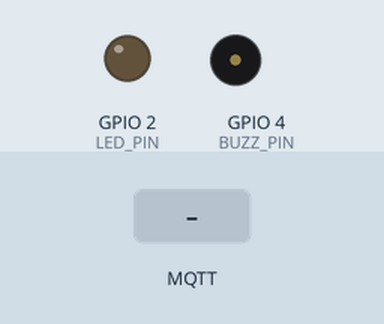
The sketch below on a simulated ESP32. On the bench: output pins drawn as LEDs (lit = HIGH), buzzer (waves = sounding, pin HIGH). The inputs (shaded band) are chosen by the test bench. WiFi joins after 1.5 s; servers stay silent unless stated; no MQTT or app messages arrive unless stated; what the sketch prints to the serial monitor is not drawn.

Above: at 2.7 s.
2.8 s: MQTT message "ATENCAO" arrives on the first subscribed topic
At 3.2 s:
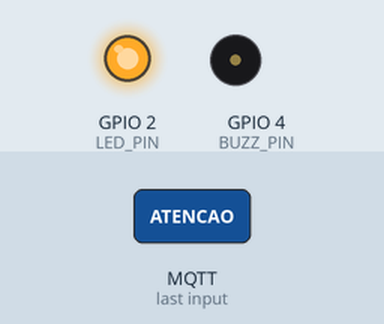
4.3 s: MQTT message "ENCHENTE" arrives on the first subscribed topic
At 5.5 s:
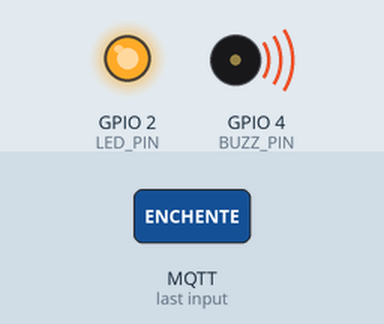
5.8 s: MQTT message "SEGURO" arrives on the first subscribed topic
At 6.7 s:
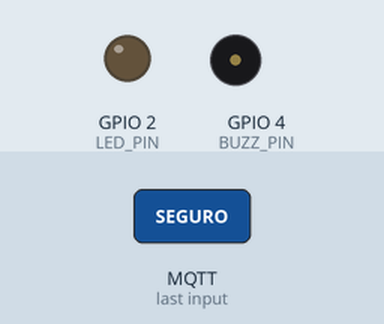
Timing chart, 0 to 8.8 s (numbered marks = the images above; inputs shaded):
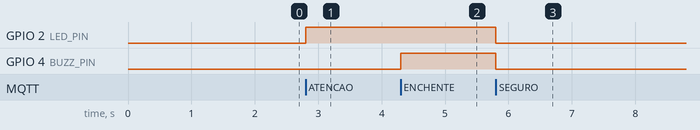

Measured:
- after the input at 2.8 s, GPIO 2 (LED_PIN): LOW → HIGH at once
- after the input at 4.3 s, GPIO 4 (BUZZ_PIN): LOW → HIGH at once
- after the input at 5.8 s, GPIO 2 (LED_PIN), GPIO 4 (BUZZ_PIN): HIGH → LOW at once

The sketch:

sketch.ino
```cpp
#include <WiFi.h>
#include <PubSubClient.h>

// WiFi
const char* ssid = "Wokwi-GUEST";
const char* password = "";

// MQTT
const char* broker = "broker.hivemq.com";
const int brokerPort = 1883;

const char* topic_status = "mackenzie/enchente";                 // Recebe status do sensor
const char* topic_telemetry = "mackenzie/atuador/telemetria";    // Envia telemetria
const char* topic_eventos = "mackenzie/atuador/eventos";         // Envia contadores e eventos
const char* topic_estado = "mackenzie/atuador/estado";           // Estado atual do atuador

// Pinos
#define LED_PIN 2
#define BUZZ_PIN 4

WiFiClient espClient;
PubSubClient client(espClient);

// Métricas
unsigned long mensagens_recebidas_total = 0;
unsigned long contador_enchente = 0;
unsigned long contador_atencao = 0;
unsigned long contador_seguro = 0;

unsigned long tempo_ultimo_evento = 0;
unsigned long uptime_inicio = 0;

unsigned long tempo_seguro_total = 0;
unsigned long tempo_atencao_total = 0;
unsigned long tempo_enchente_total = 0;

String estado_atual = "SEGURO";

// Conexão WiFi
void setup_wifi() {
  Serial.print("Conectando ao Wi-Fi");
  WiFi.begin(ssid, password);
  while (WiFi.status() != WL_CONNECTED) {
    delay(100);
    Serial.print(".");
  }
  Serial.println("\nConectado!");
  Serial.println(WiFi.localIP());
}

// Publicação simplificada
void publicar(const char* topico, String msg) {
  client.publish(topico, msg.c_str());
}

// Atualiza telemetria a cada evento
void atualizar_tempos(String novo_estado) {
  unsigned long agora = millis();

  if (estado_atual == "SEGURO") tempo_seguro_total += (agora - tempo_ultimo_evento);
  if (estado_atual == "ATENCAO") tempo_atencao_total += (agora - tempo_ultimo_evento);
  if (estado_atual == "ENCHENTE") tempo_enchente_total += (agora - tempo_ultimo_evento);

  tempo_ultimo_evento = agora;
  estado_atual = novo_estado;
}

// Callback MQTT
void callback(char* topic, byte* message, unsigned int length) {
  mensagens_recebidas_total++;

  String msg = "";
  for (int i = 0; i < length; i++) msg += (char)message[i];

  Serial.print("Status recebido: ");
  Serial.println(msg);

  // Extrair o status do JSON
  String status = "";
  int key = msg.indexOf("\"status\"");
  int asp1 = msg.indexOf('"', key + 9);
  int asp2 = msg.indexOf('"', asp1 + 1);
  status = msg.substring(asp1 + 1, asp2);

  atualizar_tempos(status);

  // Atualiza contadores e atuadores
  if (status == "ENCHENTE") {
    contador_enchente++;
    digitalWrite(LED_PIN, HIGH);
    digitalWrite(BUZZ_PIN, HIGH);
  }
  else if (status == "ATENCAO") {
    contador_atencao++;
    digitalWrite(LED_PIN, HIGH);
    digitalWrite(BUZZ_PIN, LOW);
  }
  else {
    contador_seguro++;
    digitalWrite(LED_PIN, LOW);
    digitalWrite(BUZZ_PIN, LOW);
  }

  // Publica eventos
  publicar(topic_eventos,
           "{\"enchente\":" + String(contador_enchente) +
           ",\"atencao\":" + String(contador_atencao) +
           ",\"seguro\":" + String(contador_seguro) + "}");

  publicar(topic_estado, "{\"estado\":\"" + estado_atual + "\"}");
}

// Reconexão
void reconnect() {
  while (!client.connected()) {
    if (client.connect("ESP32_ATUADOR")) {
      client.subscribe(topic_status);
    } else {
      delay(2000);
    }
  }
}

void setup() {
  Serial.begin(9600);
  pinMode(LED_PIN, OUTPUT);
  pinMode(BUZZ_PIN, OUTPUT);

  setup_wifi();

  client.setServer(broker, brokerPort);
  client.setCallback(callback);

  uptime_inicio = millis();
  tempo_ultimo_evento = uptime_inicio;
}

void loop() {
  if (!client.connected()) reconnect();
  client.loop();

  // Publica telemetria a cada 5s
  static unsigned long lastTelemetry = 0;
  if (millis() - lastTelemetry >= 5000) {
    lastTelemetry = millis();

    publicar(topic_telemetry,
      "{\"mensagens\":" + String(mensagens_recebidas_total) +
      ",\"uptime\":" + String((millis() - uptime_inicio) / 1000) +
      ",\"seguro_tempo\":" + String(tempo_seguro_total / 1000) +
      ",\"atencao_tempo\":" + String(tempo_atencao_total / 1000) +
      ",\"enchente_tempo\":" + String(tempo_enchente_total / 1000) +
      "}"
    );
  }
}
```
